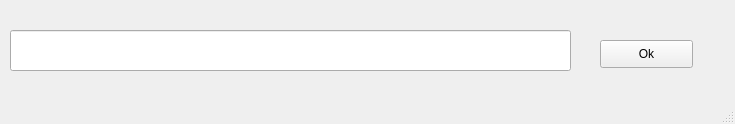
<?xml version="1.0" encoding="UTF-8"?>
<ui version="4.0">
 <class>MainWindow</class>
 <widget class="QMainWindow" name="MainWindow">
  <property name="geometry">
   <rect>
    <x>0</x>
    <y>0</y>
    <width>735</width>
    <height>124</height>
   </rect>
  </property>
  <property name="windowTitle">
   <string>MainWindow</string>
  </property>
  <widget class="QWidget" name="centralwidget">
   <widget class="QLineEdit" name="lineEdit">
    <property name="geometry">
     <rect>
      <x>10</x>
      <y>30</y>
      <width>561</width>
      <height>41</height>
     </rect>
    </property>
   </widget>
   <widget class="QPushButton" name="ok_btn">
    <property name="geometry">
     <rect>
      <x>600</x>
      <y>40</y>
      <width>93</width>
      <height>28</height>
     </rect>
    </property>
    <property name="text">
     <string>Ok</string>
    </property>
   </widget>
  </widget>
  <widget class="QStatusBar" name="statusbar"/>
 </widget>
 <resources/>
 <connections/>
</ui>
